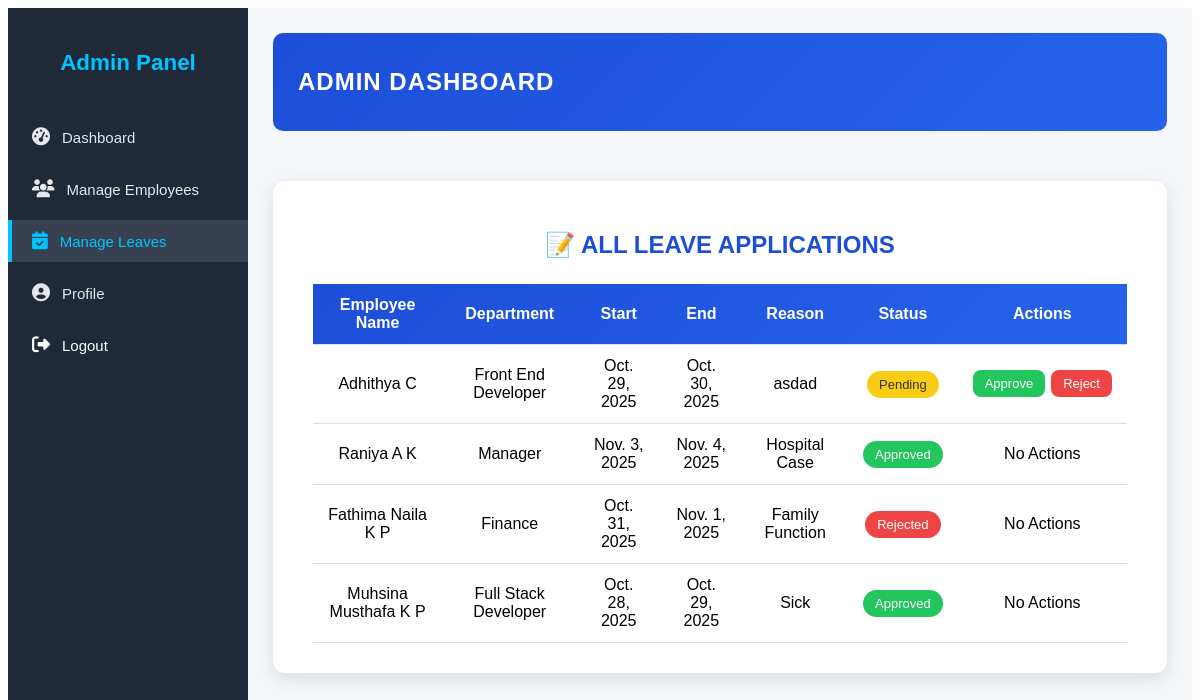
Page /admin_leave_list/ (signed in) on the earlier database version.
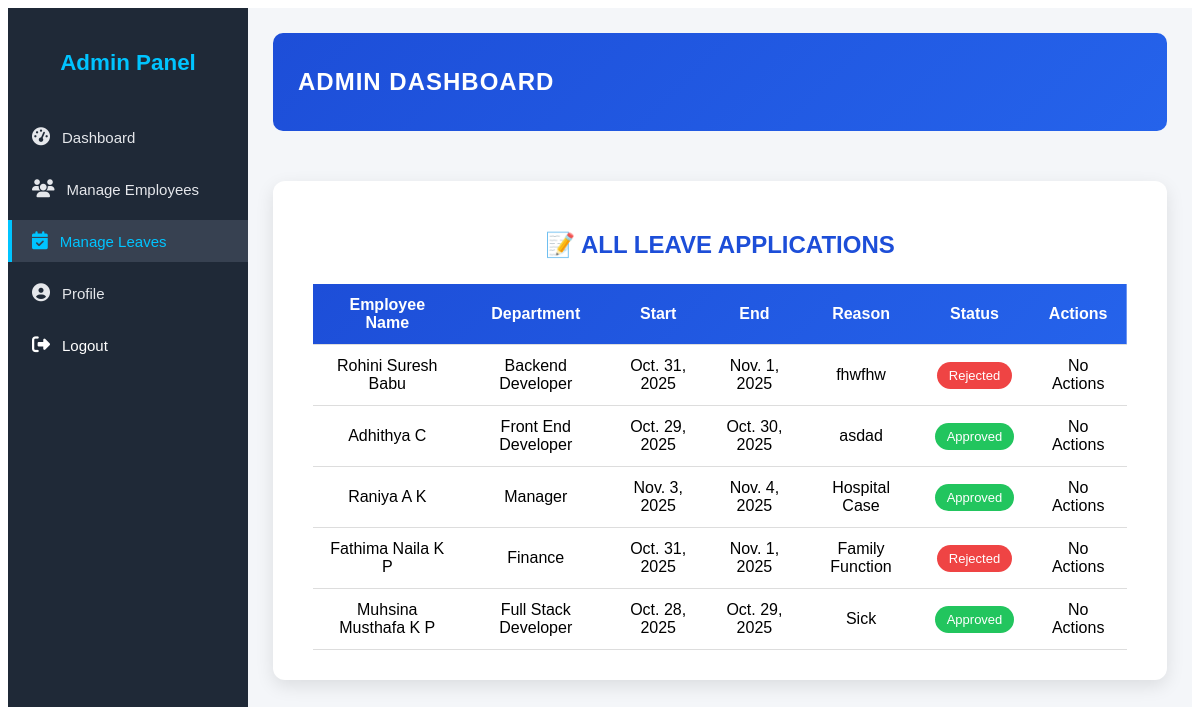
Same page on the later database version.
### elms/models.py (models this page shows, shortened)
class Leave(models.Model):
    STATUS_CHOICES = [
        ('Pending', 'Pending'),
        ('Approved', 'Approved'),
        ('Rejected', 'Rejected'),
    ]
    employee = models.ForeignKey(Profile, on_delete=models.CASCADE)
    start_date = models.DateField()
    end_date = models.DateField()
    reason = models.TextField()
    status = models.CharField(max_length=10, choices=STATUS_CHOICES, default='Pending')

class Profile(models.Model):
    full_name = models.CharField(max_length=100)
    emp_id = models.CharField(max_length=20, unique=True)
    department = models.CharField(max_length=50)
    user = models.OneToOneField(User, on_delete=models.CASCADE)

### elms/views.py (the view, shortened to what this page needs)
# urls.py: path('admin_leave_list/', views.admin_leave_list, name='admin_leave_list'),
@login_required
@user_passes_test(is_admin)
def admin_leave_list(request):
    leaves = Leave.objects.select_related('employee', 'employee__user').all().order_by('-id')
    return render(request, 'admin/admin_leave_list.html', {'leaves': leaves})

### elms/views.py (called while the page is built)
def is_admin(user):
    return user.is_staff

### elms/templates/admin/admin_leave_list.html (shortened to what this page needs)
{% extends 'admin_base.html' %}
{% load static %}
{% block content %}
<div class="leave-list-container">
  <div class="leave-header">
    <h2>📝 All Leave Applications</h2>
  </div>
  <div class="leave-table-wrapper">
    <table class="leave-table">
      <thead>
        <tr>
          <th>Employee Name</th>
          <th>Department</th>
          <th>Start</th>
          <th>End</th>
          <th>Reason</th>
          <th>Status</th>
          <th>Actions</th>
        </tr>
      </thead>
      <tbody>
        {% for leave in leaves %}
        <tr>
          <td>{{ leave.employee.full_name }}</td>
          <td>{{ leave.employee.department }}</td>
          <td>{{ leave.start_date }}</td>
          <td>{{ leave.end_date }}</td>
          <td>{{ leave.reason }}</td>
          <td>
            {% if leave.status == 'Approved' %}
              <span class="status-badge approved">Approved</span>
            {% elif leave.status == 'Rejected' %}
              <span class="status-badge rejected">Rejected</span>
            {% else %}
              <span class="status-badge pending">Pending</span>
            {% endif %}
          </td>
          <td>
            {% if leave.status == 'Pending' %}
            <form method="post" class="action-form">
              <button name="action" value="approve" class="btn-approve">Approve</button>
              <button name="action" value="reject" class="btn-reject">Reject</button>
            </form>
            {% else %}
            <span class="text-muted">No Actions</span>
            {% endif %}
          </td>
        </tr>
        {% empty %}
        <tr>
          <td colspan="7" class="no-data">No leave applications found.</td>
        </tr>
        {% endfor %}
      </tbody>
    </table>
  </div>
{% endblock %}

Differences in the rows shown:
added Leave: employee.full_name "Rohini Suresh Babu", employee.department "Backend Developer", start_date "Oct. 31, 2025", end_date "Nov. 1, 2025", reason "fhwfhw", status "Rejected"
changed Leave "Oct. 30, 2025": status "Pending Approve Reject" → "Approved No Actions"
